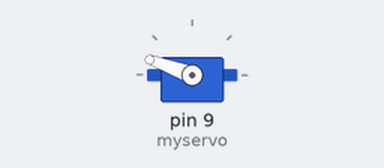
This sketch was run on a simulated Arduino Uno, built with avr-gcc and run on an emulated ATmega328P. On the bench: servo. Random numbers use the default seed unless the sketch sets one.

Above: at 0.07 s.
At 12.68 s:
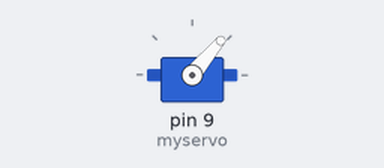
At 25.37 s:
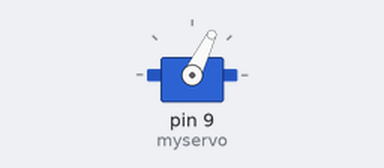
At 39.86 s:
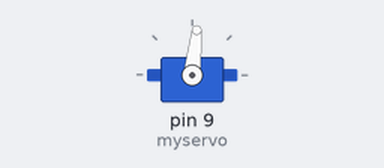
Timing chart, 0 to 40.0 s (numbered marks = the images above):
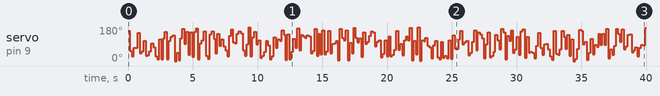

The sketch:

servo_code.ino
```cpp
//LORA: Servo Code
//HOW TO HOOK UP:
//Connect the servo control to pin 9
//WIRE THE SERVO GROUND WIRE TO THE ARDUINO GROUND.
//The servo can turn from 0 to 179 degrees.

#include <Servo.h>

Servo myservo;  // create servo object to control a servo

int val;    // variable to read the value from the analog pin

void setup()
{
  myservo.attach(9);  // attaches the servo on pin 9 to the servo
}

void loop()
{
  val = rand()%179; //0 to 179 is allowed
  myservo.write(val);                  // sets the servo position according to the scaled value
  delay(150);                           // waits for the servo to get there
}
```

Measured:
- by itself, servo on pin 9 (myservo): 160° → 53° at 0.15 s, → 25° 0.15 s later, → 71° 0.15 s later, → 69° 0.15 s later, … (265 changes in this stretch)
